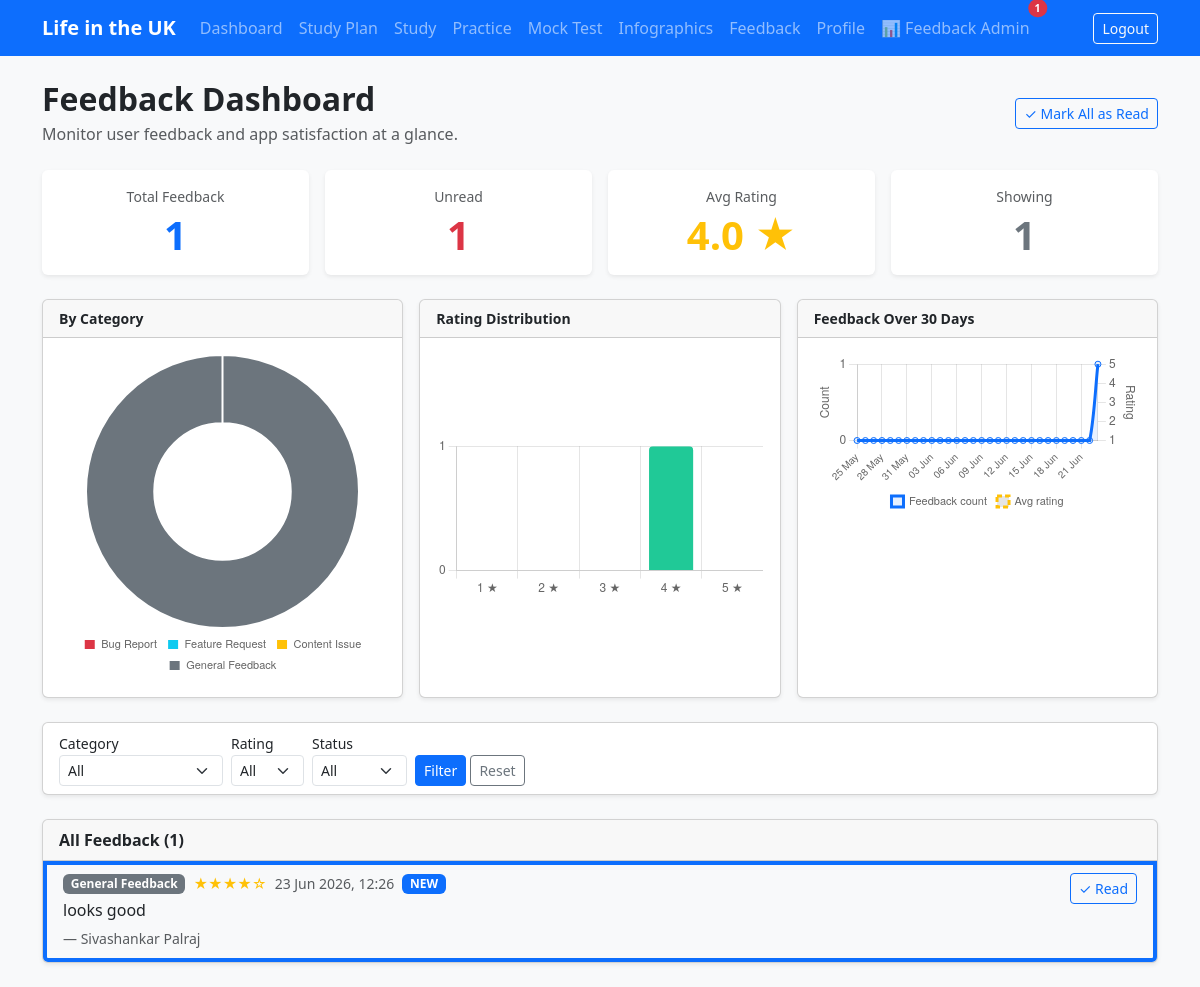
Before: /dashboard/feedback-admin/ (signed in) with the older database file.
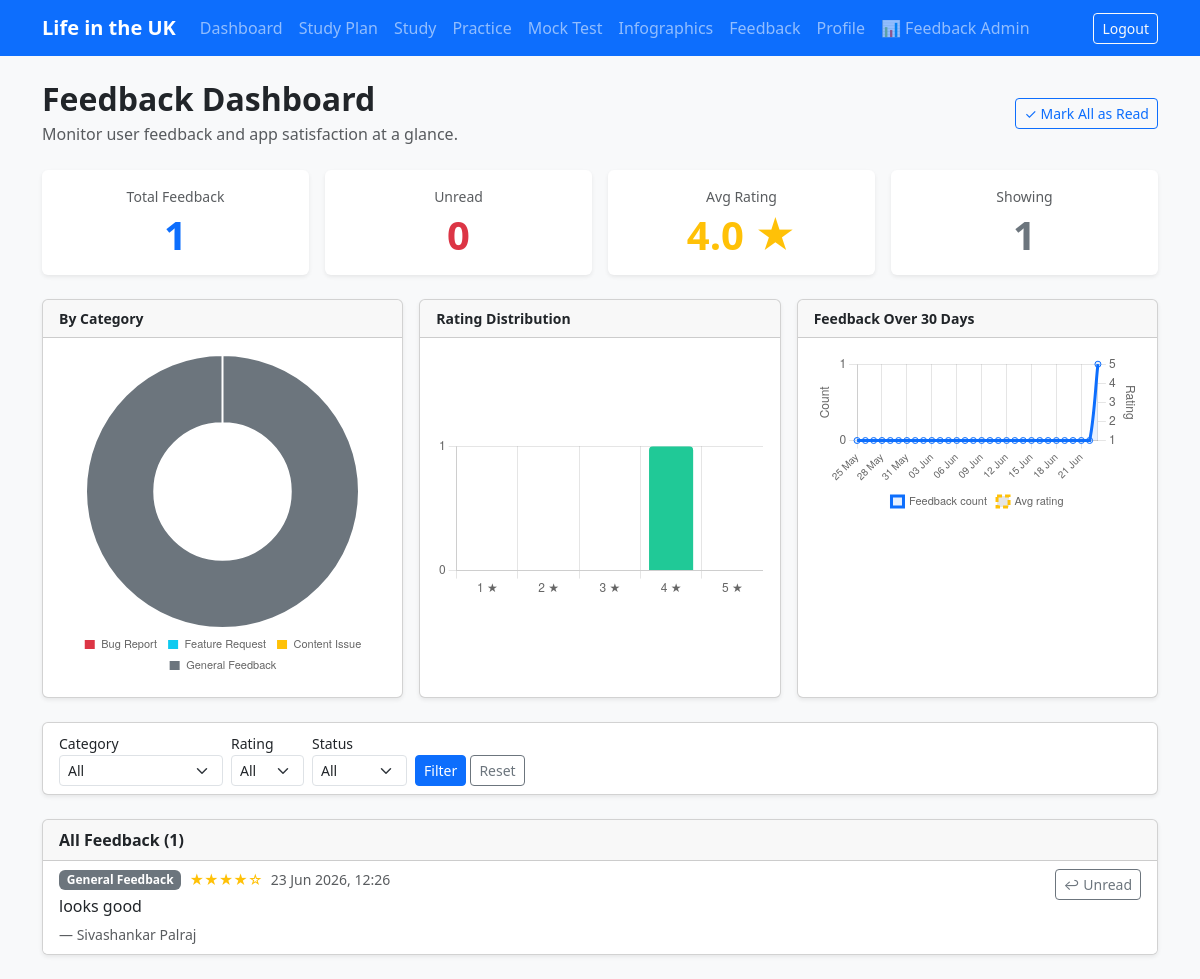
After: the same page with the newer database file.
### analytics/models.py (models this page shows, shortened)
class Feedback(models.Model):
    CATEGORY_CHOICES = [
        ("bug", "Bug Report"),
        ("feature", "Feature Request"),
        ("content", "Content Issue"),
        ("general", "General Feedback"),
    ]
    RATING_CHOICES = [(i, f"{i} star{'s' if i != 1 else ''}") for i in range(1, 6)]
    user = models.ForeignKey(
        settings.AUTH_USER_MODEL, on_delete=models.SET_NULL,
        null=True, blank=True, related_name="feedbacks",
    )
    user_name = models.CharField(max_length=200, blank=True, default="")
    user_email = models.EmailField(blank=True, default="")
    category = models.CharField(max_length=20, choices=CATEGORY_CHOICES, default="general")
    rating = models.PositiveSmallIntegerField(choices=RATING_CHOICES, default=5)
    message = models.TextField()
    is_read = models.BooleanField(default=False)
    created_at = models.DateTimeField(auto_now_add=True)
    @property
    def display_name(self):
        if self.user:
            return getattr(self.user, "full_name", None) or self.user.email
        return self.user_name or self.user_email or "Deleted User"
    class Meta:
        ordering = ["-created_at"]

### accounts/models.py (models this page shows, shortened)
class User(AbstractBaseUser, PermissionsMixin):
    full_name = models.CharField(max_length=150)
    email = models.EmailField(unique=True)
    date_joined = models.DateTimeField(default=timezone.now)
    active_until = models.DateTimeField(null=True, blank=True)
    is_active = models.BooleanField(default=True)
    is_staff = models.BooleanField(default=False)
    objects = UserManager()
    USERNAME_FIELD = "email"
    REQUIRED_FIELDS = ["full_name"]

### analytics/views.py (the view)
# urls.py: path("feedback-admin/", views.feedback_admin, name="feedback_admin"),
@login_required
@user_passes_test(_superuser_required)
def feedback_admin(request):
    qs = Feedback.objects.select_related("user").order_by("-created_at")
    category = request.GET.get("category", "")
    rating = request.GET.get("rating", "")
    status = request.GET.get("status", "")  # "unread" or "read"
    if category:
        qs = qs.filter(category=category)
    if rating:
        qs = qs.filter(rating=int(rating))
    if status == "unread":
        qs = qs.filter(is_read=False)
    elif status == "read":
        qs = qs.filter(is_read=True)
    all_feedback = list(qs)
    all_unfiltered = Feedback.objects.all()
    total = all_unfiltered.count()
    unread = all_unfiltered.filter(is_read=False).count()
    avg_rating = all_unfiltered.aggregate(avg=Avg("rating"))["avg"] or 0
    cat_counts = dict(all_unfiltered.values_list("category").annotate(c=Count("id")).order_by("category"))
    category_labels = [label for _, label in Feedback.CATEGORY_CHOICES]
    category_data = [cat_counts.get(code, 0) for code, _ in Feedback.CATEGORY_CHOICES]
    rating_counts = dict(all_unfiltered.values_list("rating").annotate(c=Count("id")))
    rating_labels = ["1 ★", "2 ★", "3 ★", "4 ★", "5 ★"]
    rating_data = [rating_counts.get(i, 0) for i in range(1, 6)]
    thirty_days_ago = timezone.now() - timedelta(days=30)
    daily_qs = (
        all_unfiltered.filter(created_at__gte=thirty_days_ago)
        .annotate(day=TruncDate("created_at"))
        .values("day")
        .annotate(count=Count("id"))
        .order_by("day")
    )
    daily_map = {row["day"]: row["count"] for row in daily_qs}
    timeline_labels = []
    timeline_data = []
    for i in range(30):
        day = (timezone.now() - timedelta(days=29 - i)).date()
        timeline_labels.append(day.strftime("%d %b"))
        timeline_data.append(daily_map.get(day, 0))
    daily_avg_qs = (
        all_unfiltered.filter(created_at__gte=thirty_days_ago)
        .annotate(day=TruncDate("created_at"))
        .values("day")
        .annotate(avg_r=Avg("rating"))
        .order_by("day")
    )
    daily_avg_map = {row["day"]: round(float(row["avg_r"]), 1) for row in daily_avg_qs}
    avg_rating_data = [daily_avg_map.get((timezone.now() - timedelta(days=29 - i)).date(), None) for i in range(30)]
    context = {
        "feedbacks": all_feedback,
        "total": total,
        "unread": unread,
        "avg_rating": round(avg_rating, 1),
        "category_labels": json.dumps(category_labels),
        "category_data": json.dumps(category_data),
        "rating_labels": json.dumps(rating_labels),
        "rating_data": json.dumps(rating_data),
        "timeline_labels": json.dumps(timeline_labels),
        "timeline_data": json.dumps(timeline_data),
        "avg_rating_data": json.dumps(avg_rating_data),
        "filter_category": category,
        "filter_rating": rating,
        "filter_status": status,
        "categories": Feedback.CATEGORY_CHOICES,
    }
    return render(request, "analytics/feedback_admin.html", context)

### accounts/context_processors.py (called while the page is built)
def active_window(request):
    user = getattr(request, "user", None)
    if user is not None and user.is_authenticated and not user.is_superuser:
        return {
            "remaining_days": user.get_remaining_days(),
            "membership_active": user.is_membership_active,
        }
    return {"remaining_days": None, "membership_active": None}

def feedback_unread(request):
    user = getattr(request, "user", None)
    if user is not None and user.is_authenticated and user.is_superuser:
        from analytics.models import Feedback
        return {"feedback_unread_count": Feedback.objects.filter(is_read=False).count()}
    return {"feedback_unread_count": 0}

### analytics/views.py (called while the page is built)
def _superuser_required(user):
    return user.is_authenticated and user.is_superuser

### templates/analytics/feedback_admin.html (shortened to what this page needs)
{% extends "base.html" %}
{% block content %}
<div class="d-flex justify-content-between align-items-center mb-4">
  <div>
    <h2 class="fw-bold mb-1">Feedback Dashboard</h2>
    <p class="text-muted mb-0">Monitor user feedback and app satisfaction at a glance.</p>
  </div>
  <button class="btn btn-outline-primary btn-sm" id="mark-all-read" onclick="markAllRead()">
    ✓ Mark All as Read
  </button>
</div>
<div class="row g-3 mb-4">
  <div class="col-md-3 col-6">
    <div class="card shadow-sm border-0 h-100">
      <div class="card-body text-center">
        <p class="text-muted small mb-1">Total Feedback</p>
        <p class="display-6 fw-bold mb-0 text-primary">{{ total }}</p>
      </div>
    </div>
  </div>
  <div class="col-md-3 col-6">
    <div class="card shadow-sm border-0 h-100">
      <div class="card-body text-center">
        <p class="text-muted small mb-1">Unread</p>
        <p class="display-6 fw-bold mb-0 text-danger" id="unread-count">{{ unread }}</p>
      </div>
    </div>
  </div>
  <div class="col-md-3 col-6">
    <div class="card shadow-sm border-0 h-100">
      <div class="card-body text-center">
        <p class="text-muted small mb-1">Avg Rating</p>
        <p class="display-6 fw-bold mb-0 text-warning">{{ avg_rating }} ★</p>
      </div>
    </div>
  </div>
  <div class="col-md-3 col-6">
    <div class="card shadow-sm border-0 h-100">
      <div class="card-body text-center">
        <p class="text-muted small mb-1">Showing</p>
        <p class="display-6 fw-bold mb-0 text-secondary">{{ feedbacks|length }}</p>
      </div>
    </div>
  </div>
</div>
<div class="row g-3 mb-4">
  <div class="col-lg-4">
    <div class="card shadow-sm h-100">
      <div class="card-header fw-semibold small">By Category</div>
      <div class="card-body d-flex align-items-center justify-content-center" style="min-height:250px;">
        <canvas id="categoryChart"></canvas>
      </div>
    </div>
  </div>
  <div class="col-lg-4">
    <div class="card shadow-sm h-100">
      <div class="card-header fw-semibold small">Rating Distribution</div>
      <div class="card-body d-flex align-items-center justify-content-center" style="min-height:250px;">
        <canvas id="ratingChart"></canvas>
      </div>
    </div>
  </div>
  <div class="col-lg-4">
    <div class="card shadow-sm h-100">
      <div class="card-header fw-semibold small">Feedback Over 30 Days</div>
      <div class="card-body" style="min-height:250px;">
        <canvas id="timelineChart"></canvas>
      </div>
    </div>
  </div>
</div>
<div class="card shadow-sm mb-4">
  <div class="card-body py-2">
    <form method="get" class="row g-2 align-items-end">
      <div class="col-auto">
        <label class="form-label small mb-0">Category</label>
        <select name="category" class="form-select form-select-sm">
          <option value="">All</option>
        </select>
      </div>
      <div class="col-auto">
        <label class="form-label small mb-0">Rating</label>
        <select name="rating" class="form-select form-select-sm">
          <option value="">All</option>
        </select>
      </div>
      <div class="col-auto">
        <label class="form-label small mb-0">Status</label>
        <select name="status" class="form-select form-select-sm">
          <option value="">All</option>
        </select>
      </div>
      <div class="col-auto">
        <button class="btn btn-primary btn-sm">Filter</button>
        <a href="{% url 'analytics:feedback_admin' %}" class="btn btn-outline-secondary btn-sm">Reset</a>
      </div>
    </form>
  </div>
</div>
<div class="card shadow-sm">
  <div class="card-header fw-semibold">All Feedback ({{ feedbacks|length }})</div>
  {% if feedbacks %}
  <div class="list-group list-group-flush">
    {% for fb in feedbacks %}
    <div class="list-group-item {% if not fb.is_read %}bg-light border-start border-4 border-primary{% endif %}" id="fb-{{ fb.id }}">
      <div class="d-flex justify-content-between align-items-start">
        <div class="flex-grow-1">
          <div class="d-flex align-items-center gap-2 mb-1">
            <span class="badge
              {% if fb.category == 'bug' %}bg-danger
              {% elif fb.category == 'feature' %}bg-info text-dark
              {% elif fb.category == 'content' %}bg-warning text-dark
              {% else %}bg-secondary{% endif %}">
              {{ fb.get_category_display }}
            </span>
            <span class="text-warning small">
              {% for i in "12345" %}{% if forloop.counter <= fb.rating %}★{% else %}☆{% endif %}{% endfor %}
            </span>
            <span class="text-muted small">{{ fb.created_at|date:"d M Y, H:i" }}</span>
            {% if not fb.is_read %}
            <span class="badge bg-primary badge-unread" id="badge-{{ fb.id }}">NEW</span>
            {% endif %}
          </div>
          <p class="mb-1">{{ fb.message }}</p>
          <small class="text-muted">— {{ fb.display_name }}</small>
        </div>
        <button class="btn btn-sm ms-3 flex-shrink-0
          {% if fb.is_read %}btn-outline-secondary{% else %}btn-outline-primary{% endif %}"
          onclick="toggleRead({{ fb.id }})" id="btn-{{ fb.id }}">
          {% if fb.is_read %}↩ Unread{% else %}✓ Read{% endif %}
        </button>
      </div>
    </div>
    {% endfor %}
  </div>
  {% else %}
  <div class="card-body text-center text-muted py-5">
    <p class="mb-0">No feedback found matching your filters.</p>
  </div>
  {% endif %}
</div>
{% endblock %}

### templates/base.html (shortened to what this page needs)
{% load static %}
<!DOCTYPE html>
<html lang="en">
<head>
  <link href="https://cdn.jsdelivr.net/npm/bootstrap@5.3.3/dist/css/bootstrap.min.css" rel="stylesheet" />
  <link rel="stylesheet" href="{% static 'css/app.css' %}" />
</head>
<body class="bg-body-tertiary">
  <nav class="navbar navbar-expand-lg navbar-dark bg-primary">
    <div class="container">
      <a class="navbar-brand fw-bold" href="{% url 'analytics:dashboard' %}">Life in the UK</a>
      {% if user.is_authenticated %}
      <div class="collapse navbar-collapse" id="navContent">
        <ul class="navbar-nav me-auto">
          <li class="nav-item"><a class="nav-link" href="{% url 'analytics:dashboard' %}">Dashboard</a></li>
          <li class="nav-item"><a class="nav-link" href="{% url 'study:plan' %}">Study Plan</a></li>
          <li class="nav-item"><a class="nav-link" href="{% url 'study:index' %}">Study</a></li>
          <li class="nav-item"><a class="nav-link" href="{% url 'practice:setup' %}">Practice</a></li>
          <li class="nav-item"><a class="nav-link" href="{% url 'mocktest:start' %}">Mock Test</a></li>
          <li class="nav-item"><a class="nav-link" href="{% url 'analytics:infographics' %}">Infographics</a></li>
          <li class="nav-item"><a class="nav-link" href="{% url 'analytics:feedback' %}">Feedback</a></li>
          <li class="nav-item"><a class="nav-link" href="{% url 'accounts:profile' %}">Profile</a></li>
          {% if user.is_superuser %}
          <li class="nav-item">
            <a class="nav-link position-relative" href="{% url 'analytics:feedback_admin' %}">
              📊 Feedback Admin
              {% if feedback_unread_count %}
              <span class="position-absolute top-0 start-100 translate-middle badge rounded-pill bg-danger" id="nav-feedback-badge" style="font-size:.65rem;">
                {{ feedback_unread_count }}
              </span>
              {% else %}
              <span class="position-absolute top-0 start-100 translate-middle badge rounded-pill bg-danger" id="nav-feedback-badge" style="font-size:.65rem; display:none;"></span>
              {% endif %}
            </a>
          </li>
          {% endif %}
        </ul>
        <form method="post" action="{% url 'accounts:logout' %}" class="d-inline">
          <button type="submit" class="btn btn-outline-light btn-sm">Logout</button>
        </form>
      </div>
      {% endif %}
    </div>
  </nav>
  <div class="container py-4 app-main">{% comment %}Main content offset for fixed navbar and sticky study action bar{% endcomment %}
    {% block content %}{% endblock %}
  </div>
</body>
</html>

### static/css/app.css (style rules this page uses)
body { font-family: system-ui, -apple-system, "Segoe UI", Roboto, sans-serif; }
.app-main { padding-top: 5rem; padding-bottom: 5rem; }

Changed rows visible on the page:
changed Feedback "looks good": is_read "NEW ✓ Read" → "↩ Unread"
Other visible differences:
{{ unread }}: "1" → "0"
{{ feedback_unread_count }}: "1" → (not shown)
